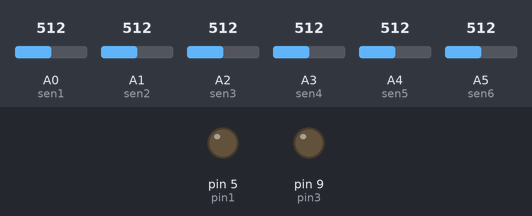
A sketch run on a simulated Arduino Uno, built with avr-gcc and run on an emulated ATmega328P. On the bench: output pins drawn as LEDs (lit = HIGH). Inputs (shaded band) come from the test bench; at power-on: A0 (sen1) = 512, A1 (sen2) = 512, A2 (sen3) = 512, A3 (sen4) = 512, A4 (sen5) = 512, A5 (sen6) = 512.

Above: at 0.1 s.
At 7.8 s:
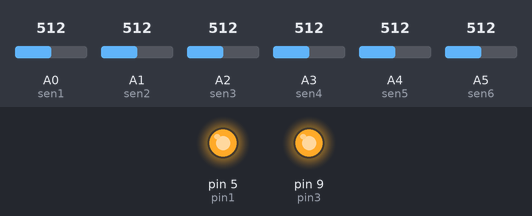
Timing chart, 0 to 9.3 s (numbered marks = the images above):
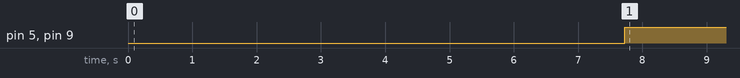

The sketch:

node_version_2.ino
```cpp
int sen1=0,sen2=1,sen3=2,sen4=3,sen5=4,sen6=5,s1,s2,s3,s4,s5,s6,spd=255,spdl=255,spdr=255,pin1=5,pin2=6,pin3=9,pin4=10;
int mx=0,mid=0,mn=0;
int i=0,j=0,cnt=0;
void minmax();
void nodeapproach();
void nodeleft();

void caliberleft();
void caliberright();
void straight();
void sstop();
void back();
void turnleft();
void turnright();
void turn_u_left();
void turn_u_right();

void setup() {

              // put your setup code here, to run once:
             pinMode(sen1,INPUT);
             pinMode(sen2,INPUT);
             pinMode(sen3,INPUT);
             pinMode(sen4,INPUT);
             pinMode(sen5,INPUT);
             pinMode(sen6,INPUT);

      Serial.begin(9600);

          }

void loop() {
  // put your main code here, to run repeatedly:


        s1=analogRead(sen1);
        s2=analogRead(sen2);
        s3=analogRead(sen3);
        s4=analogRead(sen4);
        s5=analogRead(sen5);
        s6=analogRead(sen6);
                            //Calibrating the sensor, finding max and min reflectance values


   if(cnt==0)
                 { minmax();}
                         //start of callibration
if(((s3<mx)&&(s6>mx)&&(s1<mid))||((((s1+s2)<(s5+s6))&&(s3<mid)&&(s2<mid))))                    //Move right
{

 Serial.print("right\n");
  nodeapproach();
  spdr=0;
  spd=255;
  caliberright();
}
else if((s3>mx)&&(s4>mx)&&(s6<mid)&&(s1<mid))       //go straight
{
    Serial.print("straight\n");
      nodeapproach();
    straight();
}
else if(((s3<mx)&&(s1>mx)&&(s6<mid))||((((s1+s2)>(s5+s6))&&(s3<mid)&&(s2<mid)&&(s6<mid))))   //Move left

{
Serial.print("left\n");
  nodeapproach();
    spdl=0;
    spd=255;
caliberleft();
}


       else
              straight();
}
                                         //end of program

                                                  //nodal functions
void nodeapproach()
{           if(s2>mid||s3<mid||s5>mid||s6>mid)
                      {
                        Serial.print("node approaching\n");
                      }
  }

void nodeleft()              //nodal functions for left justified
{

if((s2<mid)&&(s1<mid)&&(s3<mid)&&(s4<mid)&&(s5<mid)&&(s6<mid))  //u
{
  Serial.print("U TURN\n");
}

else if((s2 > mx)&&(s1 > mx)&&(s3 > mx)&&(s4 > mx)&&(s5 > mx)&&(s6 > mx))  //+
{     straight();
     delay(1000);
        s1=analogRead(sen1);
        s2=analogRead(sen2);
        s3=analogRead(sen3);
        s4=analogRead(sen4);
        s5=analogRead(sen5);
        s6=analogRead(sen6);
     if((s2 > mx)&&(s1 > mx)&&(s3 > mx)&&(s4 > mx)&&(s5 > mx)&&(s6 > mx))      //Stop if all the sensors give low reflectance values
   {
     Serial.print("end\n");
     }
     else
        {
            delay(1500);
     Serial.print("+ NODE\n");
}}

else if((s2>mx)&&(s1>mx)&&(s3>mx)&&(s4>mx)&&(s5<mid)&&(s6<mid))  //  -|
{
   turnleft();
  Serial.print("LEFT NODE\n");
}

else if((s2<mid)&&(s1<mid)&&(s3>mx)&&(s4>mx)&&(s5>mx)&&(s6>mx))   //  |-
{
  straight();
            delay(1500);
  Serial.print("RIGHT NODE\n");
  }

else if((s2>mid)&&(s4>mx)&&(s5>mid)&&(s6>mx))   //T
{Serial.print("T NODE\n");
}
   else
   {
  nodeapproach();
   straight();
    Serial.print("UN DEFINED PATH\n");
    }
}
void minmax()
{

for(int i=0; i<5000; i++)
{
int val = 0;
for(int j=0; j<=5; j++)
{            if(j==2)
             {j=j+1;}
val = analogRead(j);
if(val >= mx)
mx = val;
if(val <= mn)
mn = val;
}
delay(1);
}
mid = ((mx + mn)/2);
mid=mid+150;
mx=mx-200;
  cnt++; }

void caliberleft()
{
  analogWrite(pin1,spdl);
  digitalWrite(pin2,0);
  analogWrite(pin3,spdr);
  analogWrite(pin4,spd);
 spdl=255;
 spdr=255;
}

void caliberright()
{
  analogWrite(pin1,spdl);
  digitalWrite(pin2,0);
  analogWrite(pin3,spdr);
  digitalWrite(pin4,spd);
 spdr=255;
spdl=255;
}

//straight back functions


void straight()
{
  analogWrite(pin1,spdl);
  digitalWrite(pin2,0);
  analogWrite(pin3,spdr);
  digitalWrite(pin4,0);
  spdr=255;
  spdl=255;
}


void sstop()
{ spdl=0;
  spdr=0;
  digitalWrite(pin1,0);
  analogWrite(pin2,spdl);
  digitalWrite(pin3,0);
  analogWrite(pin4,spdr);
  spdl=255;
  spdr=255;
}

void back()
{
  digitalWrite(pin1,0);
  analogWrite(pin2,spdl);
  digitalWrite(pin3,0);
  analogWrite(pin4,spdr);
  spdl=255;
  spdr=255;
}
                                           //functions for delay turn

void turnleft()
{ spdl=0;
  spdr=255;
  analogWrite(pin1,spdl);
  analogWrite(pin2,spd);
  digitalWrite(pin4,0);
  analogWrite(pin3,spdr);
  delay(750);
 spdl=255;
 spdr=255;
}

void turnright()
{ spdl=255;
  spdr=0;

  analogWrite(pin3,spdr);
  digitalWrite(pin4,0);
   digitalWrite(pin2,0);
    analogWrite(pin1,spdl);
    delay(750);
 spdl=255;
 spdr=255;
}

void turn_u_left()
{ spdl=0;
  spdr=255;
  analogWrite(pin1,spdl);
  digitalWrite(pin2,0);
  digitalWrite(pin4,0);
  analogWrite(pin3,spdr);
  delay(1500);
 spdl=255;
 spdr=255;
}

void turn_u_right()
{ spdl=255;
  spdr=0;
  analogWrite(pin3,spdr);
  digitalWrite(pin4,0);
  digitalWrite(pin2,0);
  analogWrite(pin1,spdl);
  delay(1500);
 spdl=255;
 spdr=255;
}
```

Measured:
- by itself, pin 5 (pin1), pin 9 (pin3): LOW → HIGH at 7.7 s
